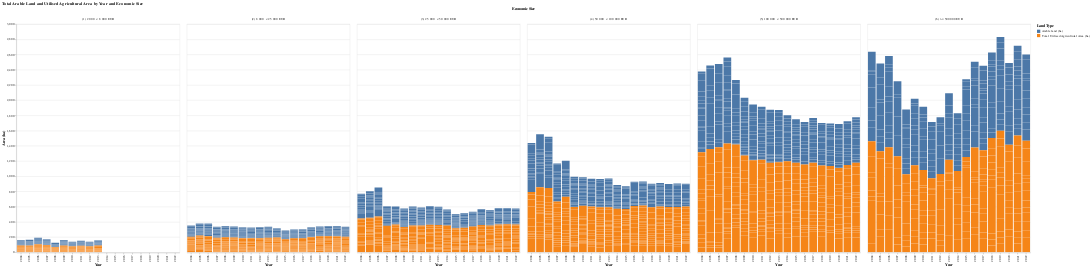

The notebook cell this image was saved under:
### Code cell
chart = alt.Chart(data_es_m).mark_bar().encode(
    x='Year:O',
    y='Area (ha):Q',
    color='Land Type:N',
    column='Economic Size:N',
    tooltip=['Year', 'Economic Size', 'Land Type', 'Area (ha)']
).properties(
    width=500,
    height=700,
    title='Total Arable Land and Utilised Agricultural Area by Year and Economic Size'
).interactive()

chart

### Figure 1 — Vega-Lite specification as saved in the notebook (floating-point values rounded to 4 significant figures; data arrays with more than 128 entries replaced by an {"elided": "..."} marker saying what was removed)
{"config": {"view": {"continuousWidth": 300, "continuousHeight": 300}}, "data": {"name": "data-dccb9e2e8e7fddee7f273f0be6c74815"}, "mark": {"type": "bar"}, "encoding": {"color": {"field": "Land Type", "type": "nominal"}, "column": {"field": "Economic Size", "type": "nominal"}, "tooltip": [{"field": "Year", "type": "quantitative"}, {"field": "Economic Size", "type": "nominal"}, {"field": "Land Type", "type": "nominal"}, {"field": "Area (ha)", "type": "quantitative"}], "x": {"field": "Year", "type": "ordinal"}, "y": {"field": "Area (ha)", "type": "quantitative"}}, "height": 700, "params": [{"name": "param_3", "select": {"type": "interval", "encodings": ["x", "y"]}, "bind": "scales"}], "title": "Total Arable Land and Utilised Agricultural Area by Year and Economic Size", "width": 500, "$schema": "https://vega.github.io/schema/vega-lite/v5.6.1.json", "datasets": {"data-dccb9e2e8e7fddee7f273f0be6c74815": {"elided": "3982 records"}}}
